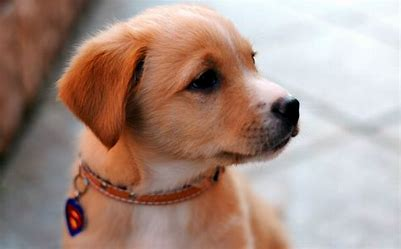
#> input picture dogs/3.jpg, 401 x 249 px; its folder holds only this picture in this run
$ jupyter execute Image_Editor.ipynb
#> lines starting #> are read from the running program, lines starting #| are printed output that depends on the picture
[cell 1]
from PIL import Image,ImageEnhance,ImageFilter
import os

path='./dogs'
pathOut='./editedImages'

for filename in os.listdir(path):
	img=Image.open(f"{path}/{filename}")
#> img is the input picture: PIL image 401x249 RGB; mean R, G, B 168.7, 144.1, 134
	edit=img.filter(ImageFilter.EDGE_ENHANCE)
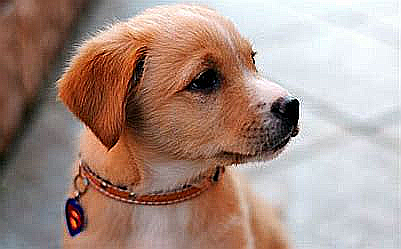
#> edit: PIL image 401x249 RGB; mean R, G, B 169, 144.6, 134.8

	factor =1.5
	enhancer =ImageEnhance.Contrast(edit)
	edit=enhancer.enhance(factor)
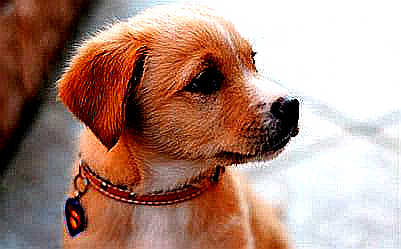
#> edit: PIL image 401x249 RGB; mean R, G, B 174.1, 138.7, 125.5
	clean_name=os.path.splitext(filename)[0]
	edit.save(f"{pathOut}/{clean_name}.jpeg")

$ run again, on dogs/4.jpg
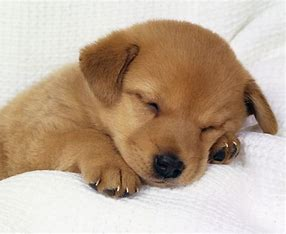
#> input picture dogs/4.jpg, 286 x 234 px
#> img is the input picture: PIL image 286x234 RGB; mean R, G, B 192, 171.7, 152.3
#> `edit=img.filter(ImageFilter.EDGE_ENHANCE)`:
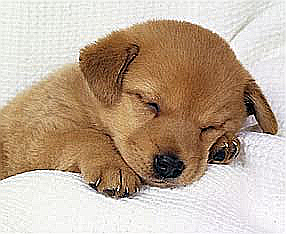
#> edit: PIL image 286x234 RGB; mean R, G, B 191.9, 171.9, 152.7
#> `edit=enhancer.enhance(factor)`:
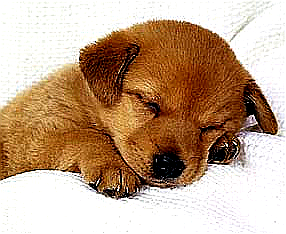
#> edit: PIL image 286x234 RGB; mean R, G, B 193.8, 165, 140.5
